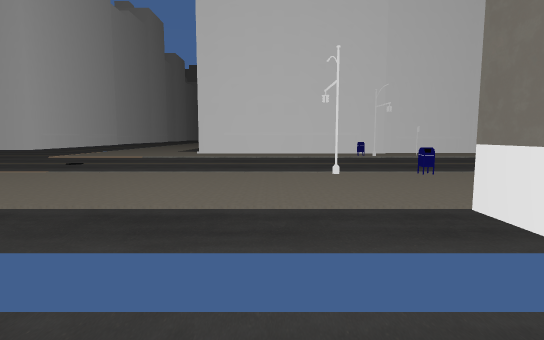
view 1 (above)

18 first-person views from a walk through a Unity game level. The camera is 1.3 m above the floor, tilts 6° down and sees 80° across. The floor is counted in squares, 2.43 m on a side. Each view is taken from the middle of a square. On the plan, view 1 faces up. The plan holds only what a view shows up to about 9 squares ahead; the rest is blank. The place goes on beyond the plan. The player is left out. Some surface patterns are stand-ins.

view 2
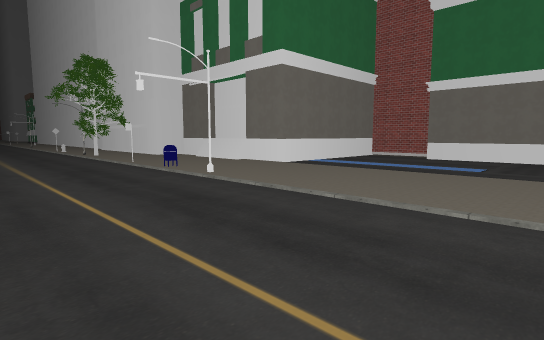

view 3
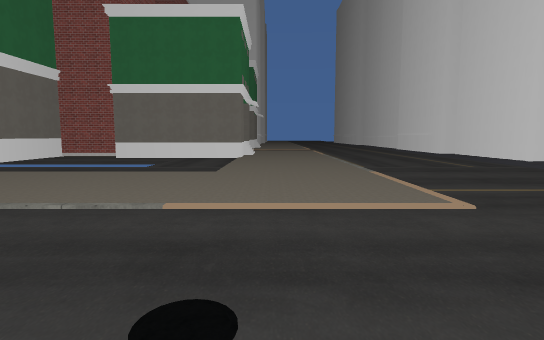

view 4
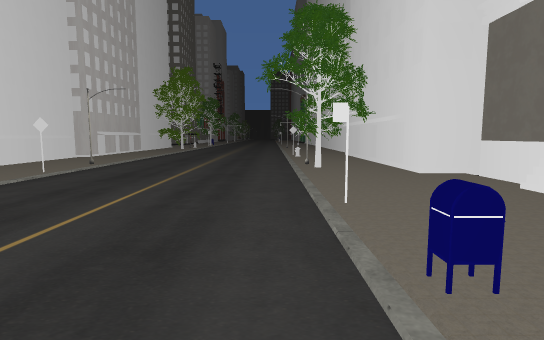

view 5
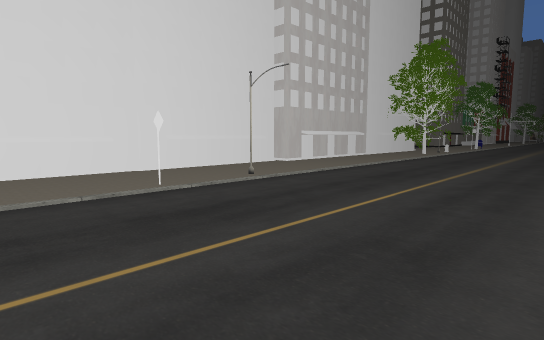

view 6
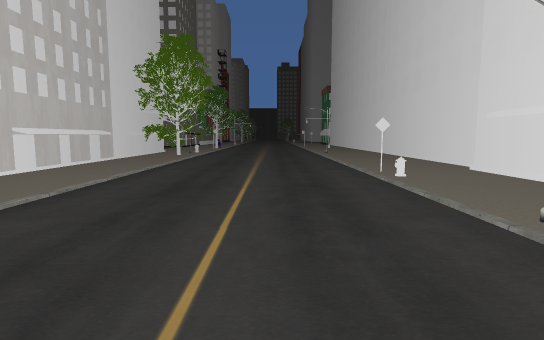

view 7
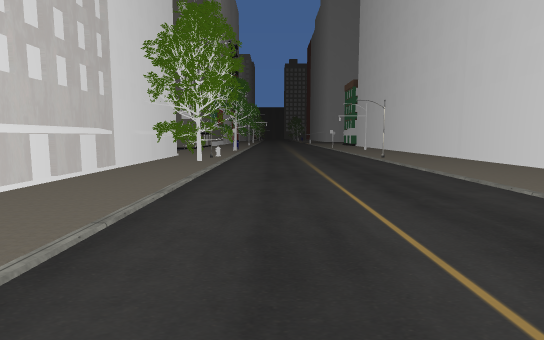

view 8
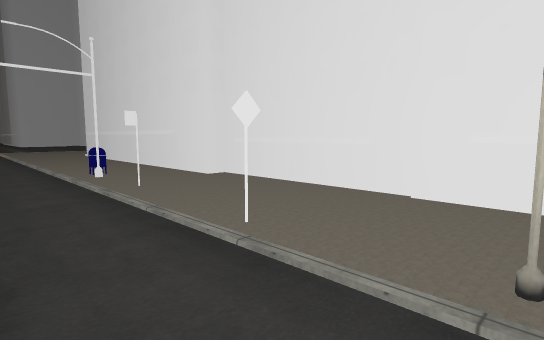

view 9
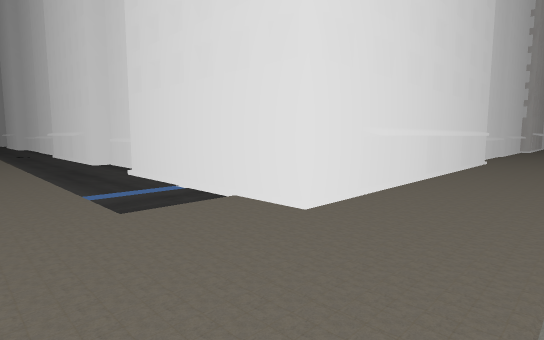

view 10
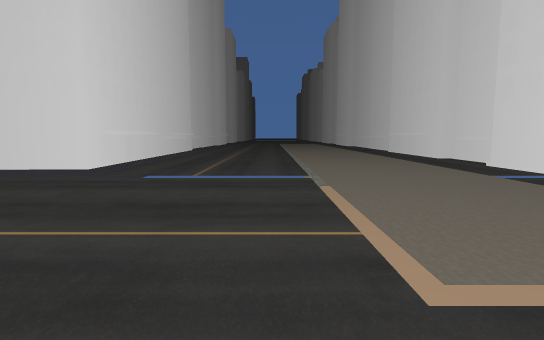

view 11
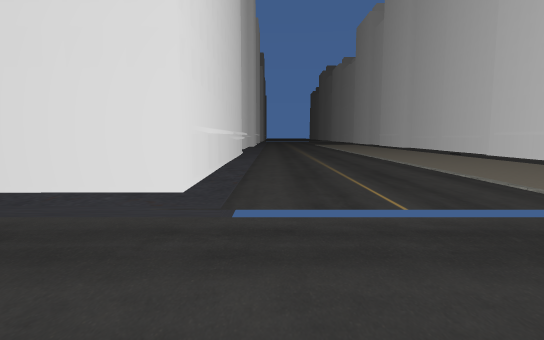

view 12
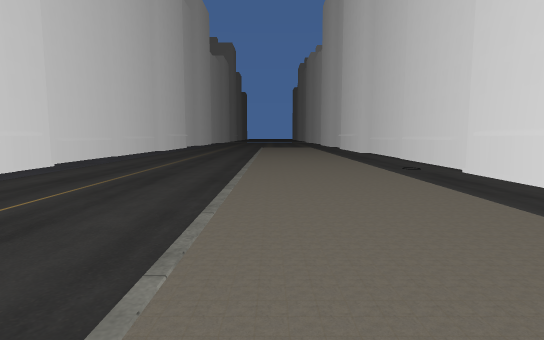

view 13
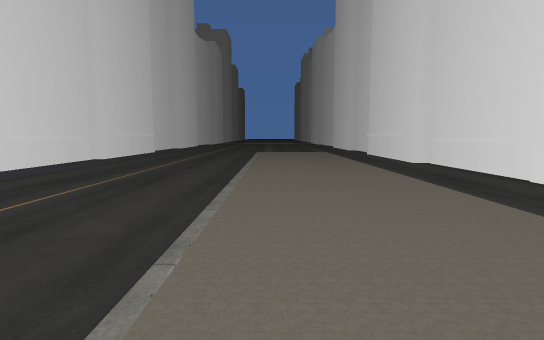

view 14
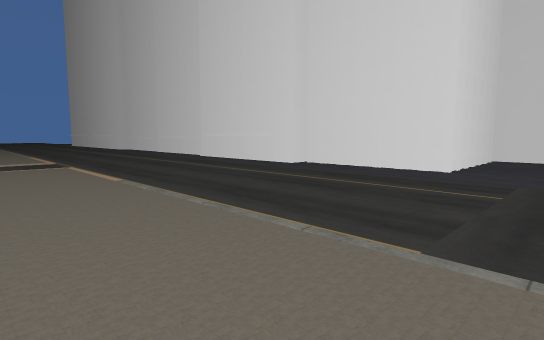

view 15
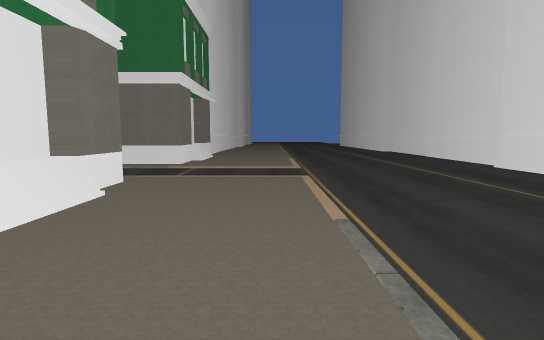

view 16
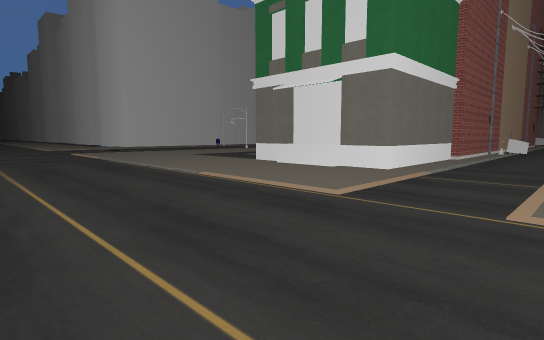

view 17
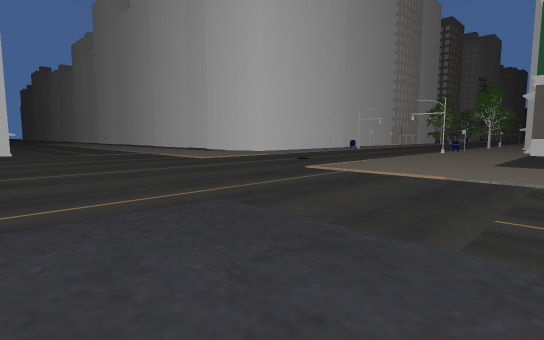

view 18
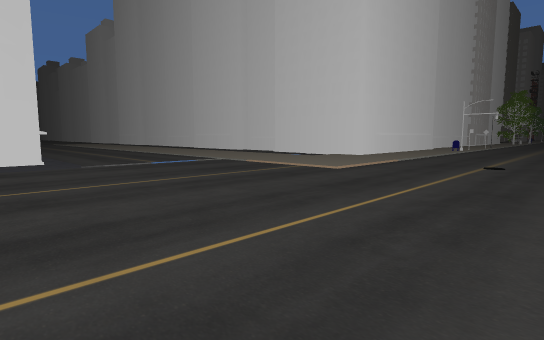

### Floor plan
Key: @ floor where view 1 was taken; # wall or solid block; . floor; O other object.
Columns run from 10 left of view 1 to 16 right of it. Each row starts with its distance up from view 1.
 26  O......#
 25  #......#
 24  #......#
 23  O......#
 22  #......O
 21  #.......O
 20  O......#
 19  #......#
 18  #......#
 17  O......#
 16  O......#
 15  #......#
 14  O......#OO
 13  #......OOO
 12 ##......#OO
 11 ........#O
 10 ........#######O#O########
  9 .....  .............OO..OO.
  8 ............O#O.OO.....OOO.
  7 ...........................
  6 ...........................
  5 ................O..........
  4 .....  .....OO..OO.OO....O.
  3 .....  .........#####......
  2 ............#####
  1 .........  OOOO
  0 ##........@.#
 -1  #.....###..#
 -2  O.....O ####
 -3  #...  O  ##
 -4  O........###O
 -5  #............
 -6  #.....##
 -7  O...  O
 -8  #.....#
 -9  O.....#

Positions as (right, up) in squares from view 1, and headings:
1: (0, 0), facing up
2: (-3, 7), facing down-right
3: (-4, 7), facing down
4: (1, 5), facing right
5: (4, 5), facing up-right
6: (5, 6), facing right
7: (7, 7), facing right
8: (7, 7), facing up-left
9: (-4, 8), facing up-right
10: (-6, 7), facing up
11: (-8, 9), facing up
12: (-5, 13), facing up
13: (-5, 17), facing up
14: (-4, 2), facing down-left
15: (-5, 0), facing down
16: (-8, -6), facing up-right
17: (-10, 1), facing up-right
18: (-10, 5), facing up-right
